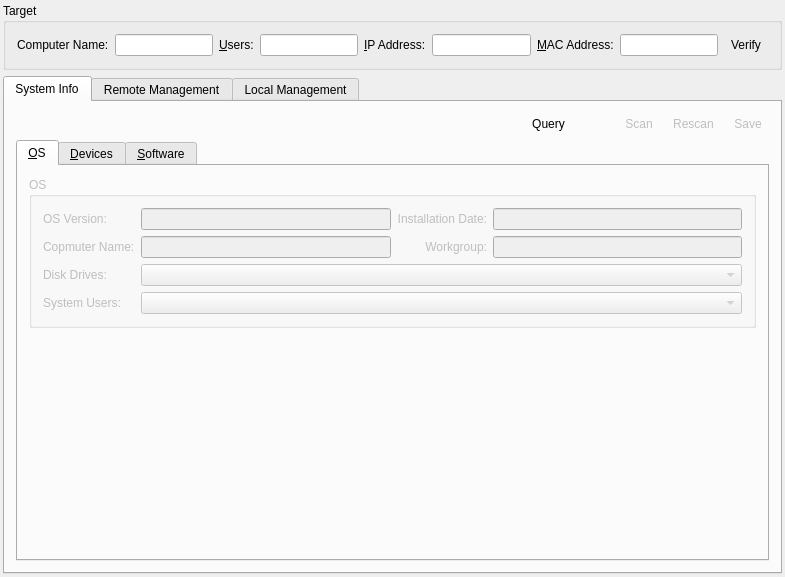
<?xml version="1.0" encoding="UTF-8"?>
<ui version="4.0">
 <class>SystemManagementWidgetClass</class>
 <widget class="QWidget" name="SystemManagementWidgetClass">
  <property name="geometry">
   <rect>
    <x>0</x>
    <y>0</y>
    <width>785</width>
    <height>536</height>
   </rect>
  </property>
  <property name="sizePolicy">
   <sizepolicy hsizetype="Expanding" vsizetype="Expanding">
    <horstretch>0</horstretch>
    <verstretch>0</verstretch>
   </sizepolicy>
  </property>
  <property name="windowTitle">
   <string>System Management</string>
  </property>
  <layout class="QGridLayout" name="gridLayout_4">
   <property name="margin">
    <number>3</number>
   </property>
   <item row="0" column="0">
    <widget class="QGroupBox" name="groupBox">
     <property name="title">
      <string>Target</string>
     </property>
     <layout class="QGridLayout" name="gridLayout">
      <item row="0" column="0">
       <widget class="QLabel" name="labelComputerName">
        <property name="text">
         <string>Computer Name:</string>
        </property>
       </widget>
      </item>
      <item row="0" column="1">
       <widget class="QLineEdit" name="lineEditComputerName">
        <property name="readOnly">
         <bool>true</bool>
        </property>
       </widget>
      </item>
      <item row="0" column="2">
       <widget class="QLabel" name="labelUsers">
        <property name="text">
         <string>&amp;Users:</string>
        </property>
        <property name="buddy">
         <cstring>lineEditUsers</cstring>
        </property>
       </widget>
      </item>
      <item row="0" column="3">
       <widget class="QLineEdit" name="lineEditUsers">
        <property name="readOnly">
         <bool>false</bool>
        </property>
       </widget>
      </item>
      <item row="0" column="8">
       <widget class="QToolButton" name="toolButtonVerify">
        <property name="toolTip">
         <string>Verify Client Info</string>
        </property>
        <property name="text">
         <string>Verify</string>
        </property>
        <property name="icon">
         <iconset resource="../controlcenter.qrc">
          <normaloff>:/icon/resources/images/connect.png</normaloff>:/icon/resources/images/connect.png</iconset>
        </property>
        <property name="autoRaise">
         <bool>true</bool>
        </property>
       </widget>
      </item>
      <item row="0" column="4">
       <widget class="QLabel" name="labelIPAddress">
        <property name="text">
         <string>&amp;IP Address:</string>
        </property>
        <property name="buddy">
         <cstring>lineEditIPAddress</cstring>
        </property>
       </widget>
      </item>
      <item row="0" column="5">
       <widget class="QLineEdit" name="lineEditIPAddress"/>
      </item>
      <item row="0" column="6">
       <widget class="QLabel" name="labelMACAddress">
        <property name="text">
         <string>&amp;MAC Address:</string>
        </property>
        <property name="buddy">
         <cstring>lineEditMACAddress</cstring>
        </property>
       </widget>
      </item>
      <item row="0" column="7">
       <widget class="QLineEdit" name="lineEditMACAddress"/>
      </item>
     </layout>
    </widget>
   </item>
   <item row="1" column="0">
    <widget class="QTabWidget" name="tabWidget">
     <property name="tabPosition">
      <enum>QTabWidget::North</enum>
     </property>
     <property name="currentIndex">
      <number>0</number>
     </property>
     <widget class="QWidget" name="tabSystemInfo">
      <attribute name="title">
       <string>System Info</string>
      </attribute>
      <layout class="QVBoxLayout" name="verticalLayout_4">
       <item>
        <layout class="QHBoxLayout" name="horizontalLayout_2">
         <item>
          <widget class="QLabel" name="labelReportCreationTime">
           <property name="sizePolicy">
            <sizepolicy hsizetype="Expanding" vsizetype="Preferred">
             <horstretch>0</horstretch>
             <verstretch>0</verstretch>
            </sizepolicy>
           </property>
          </widget>
         </item>
         <item>
          <spacer name="horizontalSpacer">
           <property name="orientation">
            <enum>Qt::Horizontal</enum>
           </property>
           <property name="sizeHint" stdset="0">
            <size>
             <width>40</width>
             <height>20</height>
            </size>
           </property>
          </spacer>
         </item>
         <item>
          <widget class="QToolButton" name="toolButtonQuerySystemInfo">
           <property name="text">
            <string>Query</string>
           </property>
           <property name="icon">
            <iconset resource="../controlcenter.qrc">
             <normaloff>:/icon/resources/images/querydatabase.png</normaloff>:/icon/resources/images/querydatabase.png</iconset>
           </property>
           <property name="autoRaise">
            <bool>true</bool>
           </property>
          </widget>
         </item>
         <item>
          <spacer name="horizontalSpacer_2">
           <property name="orientation">
            <enum>Qt::Horizontal</enum>
           </property>
           <property name="sizeType">
            <enum>QSizePolicy::Preferred</enum>
           </property>
           <property name="sizeHint" stdset="0">
            <size>
             <width>40</width>
             <height>20</height>
            </size>
           </property>
          </spacer>
         </item>
         <item>
          <widget class="QToolButton" name="toolButtonRequestSystemInfo">
           <property name="enabled">
            <bool>false</bool>
           </property>
           <property name="toolTip">
            <string>Get System Information</string>
           </property>
           <property name="statusTip">
            <string>Get System Information</string>
           </property>
           <property name="text">
            <string>Scan</string>
           </property>
           <property name="icon">
            <iconset resource="../controlcenter.qrc">
             <normaloff>:/icon/resources/images/scansystem.png</normaloff>:/icon/resources/images/scansystem.png</iconset>
           </property>
           <property name="autoRaise">
            <bool>true</bool>
           </property>
          </widget>
         </item>
         <item>
          <widget class="QToolButton" name="toolButtonRescanSystemInfo">
           <property name="enabled">
            <bool>false</bool>
           </property>
           <property name="toolTip">
            <string>Rescan System</string>
           </property>
           <property name="statusTip">
            <string>Rescan System</string>
           </property>
           <property name="text">
            <string>Rescan</string>
           </property>
           <property name="icon">
            <iconset resource="../controlcenter.qrc">
             <normaloff>:/icon/resources/images/rescan.png</normaloff>:/icon/resources/images/rescan.png</iconset>
           </property>
           <property name="autoRaise">
            <bool>true</bool>
           </property>
          </widget>
         </item>
         <item>
          <widget class="QToolButton" name="toolButtonSaveAs">
           <property name="enabled">
            <bool>false</bool>
           </property>
           <property name="toolTip">
            <string>Save System Information</string>
           </property>
           <property name="statusTip">
            <string>Save System Information</string>
           </property>
           <property name="text">
            <string>Save</string>
           </property>
           <property name="icon">
            <iconset resource="../controlcenter.qrc">
             <normaloff>:/icon/resources/images/backup.png</normaloff>:/icon/resources/images/backup.png</iconset>
           </property>
           <property name="autoRaise">
            <bool>true</bool>
           </property>
          </widget>
         </item>
        </layout>
       </item>
       <item>
        <widget class="QTabWidget" name="tabWidgetSystemInfo">
         <property name="tabPosition">
          <enum>QTabWidget::North</enum>
         </property>
         <property name="tabShape">
          <enum>QTabWidget::Rounded</enum>
         </property>
         <property name="currentIndex">
          <number>0</number>
         </property>
         <widget class="QWidget" name="tabOS">
          <attribute name="title">
           <string>&amp;OS</string>
          </attribute>
          <layout class="QVBoxLayout" name="verticalLayout">
           <item>
            <widget class="QGroupBox" name="osGroupBox">
             <property name="enabled">
              <bool>false</bool>
             </property>
             <property name="sizePolicy">
              <sizepolicy hsizetype="Expanding" vsizetype="Preferred">
               <horstretch>0</horstretch>
               <verstretch>0</verstretch>
              </sizepolicy>
             </property>
             <property name="title">
              <string>OS</string>
             </property>
             <layout class="QGridLayout" name="gridLayout_7">
              <property name="sizeConstraint">
               <enum>QLayout::SetDefaultConstraint</enum>
              </property>
              <item row="0" column="0">
               <widget class="QLabel" name="label_2">
                <property name="text">
                 <string>OS Version:</string>
                </property>
               </widget>
              </item>
              <item row="0" column="1">
               <widget class="QLineEdit" name="osVersionLineEdit">
                <property name="readOnly">
                 <bool>true</bool>
                </property>
               </widget>
              </item>
              <item row="1" column="0">
               <widget class="QLabel" name="label_6">
                <property name="text">
                 <string>Copmuter Name:</string>
                </property>
               </widget>
              </item>
              <item row="1" column="1">
               <widget class="QLineEdit" name="computerNameLineEdit">
                <property name="readOnly">
                 <bool>true</bool>
                </property>
               </widget>
              </item>
              <item row="1" column="2">
               <widget class="QLabel" name="workgroupLabel">
                <property name="text">
                 <string>Workgroup:</string>
                </property>
                <property name="alignment">
                 <set>Qt::AlignRight|Qt::AlignTrailing|Qt::AlignVCenter</set>
                </property>
               </widget>
              </item>
              <item row="0" column="2">
               <widget class="QLabel" name="installDatelabel">
                <property name="text">
                 <string>Installation Date:</string>
                </property>
                <property name="alignment">
                 <set>Qt::AlignRight|Qt::AlignTrailing|Qt::AlignVCenter</set>
                </property>
               </widget>
              </item>
              <item row="0" column="3">
               <widget class="QLineEdit" name="installationDateLineEdit">
                <property name="readOnly">
                 <bool>true</bool>
                </property>
               </widget>
              </item>
              <item row="1" column="3">
               <widget class="QLineEdit" name="workgroupLineEdit">
                <property name="readOnly">
                 <bool>true</bool>
                </property>
               </widget>
              </item>
              <item row="3" column="0">
               <widget class="QLabel" name="labelSystemUsers">
                <property name="text">
                 <string>System Users:</string>
                </property>
               </widget>
              </item>
              <item row="3" column="1" colspan="3">
               <widget class="QComboBox" name="comboBoxSystemUsers"/>
              </item>
              <item row="2" column="1" colspan="3">
               <widget class="QComboBox" name="logicalDrivesComboBox">
                <property name="sizePolicy">
                 <sizepolicy hsizetype="Expanding" vsizetype="Fixed">
                  <horstretch>0</horstretch>
                  <verstretch>0</verstretch>
                 </sizepolicy>
                </property>
               </widget>
              </item>
              <item row="2" column="0">
               <widget class="QLabel" name="logicalDrivesLabel">
                <property name="text">
                 <string>Disk Drives:</string>
                </property>
               </widget>
              </item>
             </layout>
            </widget>
           </item>
           <item>
            <spacer name="verticalSpacer_2">
             <property name="orientation">
              <enum>Qt::Vertical</enum>
             </property>
             <property name="sizeHint" stdset="0">
              <size>
               <width>20</width>
               <height>217</height>
              </size>
             </property>
            </spacer>
           </item>
          </layout>
         </widget>
         <widget class="QWidget" name="tabDevices">
          <attribute name="title">
           <string>&amp;Devices</string>
          </attribute>
          <layout class="QVBoxLayout" name="verticalLayout_2">
           <item>
            <widget class="QGroupBox" name="devicesInfoGroupBox">
             <property name="enabled">
              <bool>false</bool>
             </property>
             <property name="sizePolicy">
              <sizepolicy hsizetype="Expanding" vsizetype="Preferred">
               <horstretch>0</horstretch>
               <verstretch>0</verstretch>
              </sizepolicy>
             </property>
             <property name="minimumSize">
              <size>
               <width>0</width>
               <height>0</height>
              </size>
             </property>
             <property name="title">
              <string>Devices</string>
             </property>
             <layout class="QGridLayout" name="gridLayout_13" rowstretch="0,0,0,0,0,0,0,0,0,0,0,0,0" columnstretch="0,0,0,0">
              <property name="sizeConstraint">
               <enum>QLayout::SetDefaultConstraint</enum>
              </property>
              <item row="1" column="1" colspan="3">
               <widget class="QLineEdit" name="motherboardLineEdit">
                <property name="readOnly">
                 <bool>true</bool>
                </property>
               </widget>
              </item>
              <item row="5" column="0">
               <widget class="QLabel" name="videoCardLabel">
                <property name="text">
                 <string>Video Card:</string>
                </property>
               </widget>
              </item>
              <item row="5" column="1" colspan="3">
               <widget class="QLineEdit" name="videoCardLineEdit">
                <property name="readOnly">
                 <bool>true</bool>
                </property>
               </widget>
              </item>
              <item row="9" column="1" colspan="3">
               <widget class="QLineEdit" name="adapter1NameLineEdit">
                <property name="readOnly">
                 <bool>true</bool>
                </property>
               </widget>
              </item>
              <item row="10" column="0">
               <widget class="QLabel" name="macAddresslabel_3">
                <property name="text">
                 <string>MAC Address:</string>
                </property>
               </widget>
              </item>
              <item row="10" column="1">
               <widget class="QLineEdit" name="adapter1HDAddressLineEdit">
                <property name="readOnly">
                 <bool>true</bool>
                </property>
               </widget>
              </item>
              <item row="8" column="1" colspan="3">
               <widget class="Line" name="line_5">
                <property name="orientation">
                 <enum>Qt::Horizontal</enum>
                </property>
               </widget>
              </item>
              <item row="0" column="0">
               <widget class="QLabel" name="cpuInfoLabel">
                <property name="text">
                 <string>CPU:</string>
                </property>
               </widget>
              </item>
              <item row="0" column="1" colspan="3">
               <widget class="QLineEdit" name="cpuLineEdit">
                <property name="readOnly">
                 <bool>true</bool>
                </property>
               </widget>
              </item>
              <item row="10" column="2">
               <widget class="QLabel" name="ipAddresslabel_3">
                <property name="text">
                 <string>IP Address:</string>
                </property>
                <property name="alignment">
                 <set>Qt::AlignRight|Qt::AlignTrailing|Qt::AlignVCenter</set>
                </property>
               </widget>
              </item>
              <item row="10" column="3">
               <widget class="QLineEdit" name="adapter1IPAddressLineEdit">
                <property name="minimumSize">
                 <size>
                  <width>210</width>
                  <height>0</height>
                 </size>
                </property>
                <property name="readOnly">
                 <bool>true</bool>
                </property>
               </widget>
              </item>
              <item row="11" column="1" colspan="3">
               <widget class="QLineEdit" name="adapter2NameLineEdit">
                <property name="readOnly">
                 <bool>true</bool>
                </property>
               </widget>
              </item>
              <item row="12" column="0">
               <widget class="QLabel" name="macAddresslabel_4">
                <property name="text">
                 <string>MAC Address:</string>
                </property>
               </widget>
              </item>
              <item row="12" column="1">
               <widget class="QLineEdit" name="adapter2HDAddressLineEdit">
                <property name="readOnly">
                 <bool>true</bool>
                </property>
               </widget>
              </item>
              <item row="12" column="2">
               <widget class="QLabel" name="ipAddresslabel_4">
                <property name="text">
                 <string>IP Address:</string>
                </property>
                <property name="alignment">
                 <set>Qt::AlignRight|Qt::AlignTrailing|Qt::AlignVCenter</set>
                </property>
               </widget>
              </item>
              <item row="12" column="3">
               <widget class="QLineEdit" name="adapter2IPAddressLineEdit">
                <property name="readOnly">
                 <bool>true</bool>
                </property>
               </widget>
              </item>
              <item row="9" column="0">
               <widget class="QLabel" name="adapter1Label">
                <property name="text">
                 <string>Adapter 1:</string>
                </property>
               </widget>
              </item>
              <item row="11" column="0">
               <widget class="QLabel" name="networkAdapter2Label">
                <property name="text">
                 <string>Adapter 2:</string>
                </property>
               </widget>
              </item>
              <item row="8" column="0">
               <widget class="QLabel" name="networkLabel">
                <property name="text">
                 <string>Network Info:</string>
                </property>
               </widget>
              </item>
              <item row="1" column="0">
               <widget class="QLabel" name="motherboardLabel">
                <property name="text">
                 <string>Motherboard:</string>
                </property>
               </widget>
              </item>
              <item row="3" column="0">
               <widget class="QLabel" name="chipsetLabel">
                <property name="text">
                 <string>Chipset:</string>
                </property>
               </widget>
              </item>
              <item row="3" column="1">
               <widget class="QLineEdit" name="chipsetLineEdit">
                <property name="readOnly">
                 <bool>true</bool>
                </property>
               </widget>
              </item>
              <item row="3" column="2">
               <widget class="QLabel" name="memoryInfoLabel">
                <property name="text">
                 <string>Memory:</string>
                </property>
                <property name="alignment">
                 <set>Qt::AlignRight|Qt::AlignTrailing|Qt::AlignVCenter</set>
                </property>
               </widget>
              </item>
              <item row="3" column="3">
               <widget class="QLineEdit" name="memoryLineEdit">
                <property name="readOnly">
                 <bool>true</bool>
                </property>
               </widget>
              </item>
              <item row="7" column="0">
               <widget class="QLabel" name="audioCardLabel">
                <property name="text">
                 <string>Audio Card:</string>
                </property>
               </widget>
              </item>
              <item row="7" column="1" colspan="3">
               <widget class="QLineEdit" name="audioLineEdit">
                <property name="readOnly">
                 <bool>true</bool>
                </property>
               </widget>
              </item>
              <item row="6" column="0">
               <widget class="QLabel" name="monitorLabel">
                <property name="text">
                 <string>Monitor:</string>
                </property>
               </widget>
              </item>
              <item row="6" column="1" colspan="3">
               <widget class="QLineEdit" name="monitorLineEdit">
                <property name="readOnly">
                 <bool>true</bool>
                </property>
               </widget>
              </item>
              <item row="2" column="0">
               <widget class="QLabel" name="dmiUUIDLabel">
                <property name="text">
                 <string>DMI UUID:</string>
                </property>
               </widget>
              </item>
              <item row="2" column="1" colspan="3">
               <widget class="QLineEdit" name="dmiUUIDLineEdit">
                <property name="readOnly">
                 <bool>true</bool>
                </property>
               </widget>
              </item>
             </layout>
            </widget>
           </item>
           <item>
            <spacer name="verticalSpacer_3">
             <property name="orientation">
              <enum>Qt::Vertical</enum>
             </property>
             <property name="sizeHint" stdset="0">
              <size>
               <width>20</width>
               <height>40</height>
              </size>
             </property>
            </spacer>
           </item>
          </layout>
         </widget>
         <widget class="QWidget" name="tabSoftware">
          <attribute name="title">
           <string>&amp;Software</string>
          </attribute>
          <layout class="QVBoxLayout" name="verticalLayout_3">
           <item>
            <widget class="QTableWidget" name="tableWidgetSoftware">
             <property name="selectionMode">
              <enum>QAbstractItemView::SingleSelection</enum>
             </property>
             <property name="selectionBehavior">
              <enum>QAbstractItemView::SelectRows</enum>
             </property>
             <attribute name="horizontalHeaderVisible">
              <bool>false</bool>
             </attribute>
             <attribute name="horizontalHeaderStretchLastSection">
              <bool>true</bool>
             </attribute>
             <attribute name="horizontalHeaderStretchLastSection">
              <bool>true</bool>
             </attribute>
             <attribute name="horizontalHeaderVisible">
              <bool>false</bool>
             </attribute>
             <column>
              <property name="text">
               <string>Name</string>
              </property>
             </column>
             <column>
              <property name="text">
               <string>Version</string>
              </property>
             </column>
             <column>
              <property name="text">
               <string>Size</string>
              </property>
             </column>
             <column>
              <property name="text">
               <string>Date</string>
              </property>
             </column>
             <column>
              <property name="text">
               <string>Publisher</string>
              </property>
             </column>
            </widget>
           </item>
          </layout>
         </widget>
        </widget>
       </item>
      </layout>
     </widget>
     <widget class="QWidget" name="tabRemoteManagement">
      <attribute name="title">
       <string>Remote Management</string>
      </attribute>
      <layout class="QGridLayout" name="gridLayout_6">
       <item row="0" column="0">
        <widget class="QGroupBox" name="groupBoxSettings">
         <property name="title">
          <string>Settings</string>
         </property>
         <layout class="QGridLayout" name="gridLayout_3">
          <item row="0" column="1">
           <widget class="QPushButton" name="pushButtonPrograms">
            <property name="text">
             <string>Programs</string>
            </property>
           </widget>
          </item>
          <item row="0" column="2">
           <widget class="QPushButton" name="pushButtonShowAdmin">
            <property name="text">
             <string>Show Admin</string>
            </property>
           </widget>
          </item>
          <item row="0" column="0">
           <widget class="QPushButton" name="pushButtonUSBSD">
            <property name="text">
             <string>USB SD</string>
            </property>
           </widget>
          </item>
          <item row="0" column="3">
           <widget class="QPushButton" name="pushButtonAdminsManagement">
            <property name="text">
             <string>administrators</string>
            </property>
           </widget>
          </item>
          <item row="0" column="4">
           <widget class="QPushButton" name="pushButtonRemoteAssistance">
            <property name="enabled">
             <bool>false</bool>
            </property>
            <property name="toolTip">
             <string>Remote Assistance via VNC</string>
            </property>
            <property name="statusTip">
             <string>Remote Assistance via VNC</string>
            </property>
            <property name="text">
             <string>Remote Assistance</string>
            </property>
           </widget>
          </item>
         </layout>
        </widget>
       </item>
       <item row="1" column="0">
        <widget class="QGroupBox" name="groupBoxRemoteConsole">
         <property name="enabled">
          <bool>true</bool>
         </property>
         <property name="sizePolicy">
          <sizepolicy hsizetype="Expanding" vsizetype="Expanding">
           <horstretch>0</horstretch>
           <verstretch>0</verstretch>
          </sizepolicy>
         </property>
         <property name="title">
          <string>Remote Console</string>
         </property>
         <property name="checkable">
          <bool>false</bool>
         </property>
         <property name="checked">
          <bool>false</bool>
         </property>
         <layout class="QGridLayout" name="gridLayout_9">
          <item row="0" column="0">
           <layout class="QHBoxLayout" name="horizontalLayoutRemoteApplication">
            <item>
             <widget class="QLabel" name="label">
              <property name="text">
               <string>Remote &amp;Application:</string>
              </property>
              <property name="buddy">
               <cstring>comboBoxRemoteApplicationPath</cstring>
              </property>
             </widget>
            </item>
            <item>
             <widget class="QComboBox" name="comboBoxRemoteApplicationPath">
              <property name="sizePolicy">
               <sizepolicy hsizetype="Expanding" vsizetype="Fixed">
                <horstretch>0</horstretch>
                <verstretch>0</verstretch>
               </sizepolicy>
              </property>
              <property name="toolTip">
               <string>Application to run on the remote computer</string>
              </property>
              <property name="statusTip">
               <string>Application to run on the remote computer</string>
              </property>
              <property name="editable">
               <bool>true</bool>
              </property>
              <item>
               <property name="text">
                <string notr="true">CMD.EXE</string>
               </property>
              </item>
             </widget>
            </item>
            <item>
             <widget class="QToolButton" name="toolButtonRunRemoteApplication">
              <property name="toolTip">
               <string>Run the application on the remote computer</string>
              </property>
              <property name="statusTip">
               <string>Run the application on the remote computer</string>
              </property>
              <property name="text">
               <string>&amp;Run</string>
              </property>
              <property name="icon">
               <iconset resource="../controlcenter.qrc">
                <normaloff>:/icon/resources/images/start.png</normaloff>:/icon/resources/images/start.png</iconset>
              </property>
              <property name="autoRaise">
               <bool>true</bool>
              </property>
             </widget>
            </item>
           </layout>
          </item>
          <item row="1" column="0">
           <widget class="QTextBrowser" name="textBrowserRemoteApplicationOutput">
            <property name="font">
             <font>
              <pointsize>10</pointsize>
             </font>
            </property>
            <property name="openExternalLinks">
             <bool>true</bool>
            </property>
           </widget>
          </item>
          <item row="2" column="0">
           <layout class="QHBoxLayout" name="horizontalLayoutCommand">
            <item>
             <widget class="QLabel" name="label_3">
              <property name="font">
               <font>
                <weight>75</weight>
                <bold>true</bold>
               </font>
              </property>
              <property name="text">
               <string notr="true">&lt;span style=&quot; font-weight:600; color:#ff0000;&quot;&gt;$&amp;gt;&lt;/span&gt;</string>
              </property>
             </widget>
            </item>
            <item>
             <widget class="QComboBox" name="comboBoxCommand">
              <property name="sizePolicy">
               <sizepolicy hsizetype="Expanding" vsizetype="Fixed">
                <horstretch>0</horstretch>
                <verstretch>0</verstretch>
               </sizepolicy>
              </property>
              <property name="toolTip">
               <string>Command</string>
              </property>
              <property name="statusTip">
               <string>Command</string>
              </property>
              <property name="editable">
               <bool>true</bool>
              </property>
             </widget>
            </item>
            <item>
             <widget class="QToolButton" name="toolButtonSendCommand">
              <property name="enabled">
               <bool>false</bool>
              </property>
              <property name="toolTip">
               <string>Send command to the remote application</string>
              </property>
              <property name="statusTip">
               <string>Send command to the remote application</string>
              </property>
              <property name="text">
               <string>&amp;Send</string>
              </property>
              <property name="shortcut">
               <string>Ctrl+Return</string>
              </property>
             </widget>
            </item>
           </layout>
          </item>
         </layout>
        </widget>
       </item>
      </layout>
     </widget>
     <widget class="QWidget" name="tabLocalManagement">
      <attribute name="title">
       <string>Local Management</string>
      </attribute>
      <layout class="QGridLayout" name="gridLayout_5">
       <item row="0" column="0">
        <widget class="QGroupBox" name="groupBoxAdministrationTools">
         <property name="title">
          <string>Local Administration Tools</string>
         </property>
         <layout class="QGridLayout" name="gridLayout_2">
          <item row="0" column="0">
           <widget class="QPushButton" name="pushButtonMMC">
            <property name="text">
             <string>MMC</string>
            </property>
           </widget>
          </item>
          <item row="0" column="1">
           <widget class="QPushButton" name="pushButtonCMD">
            <property name="text">
             <string>CMD</string>
            </property>
           </widget>
          </item>
          <item row="0" column="3">
           <widget class="QPushButton" name="pushButtonRegedit">
            <property name="text">
             <string>Regedit</string>
            </property>
           </widget>
          </item>
          <item row="0" column="4">
           <widget class="QPushButton" name="pushButtonOtherEXE">
            <property name="text">
             <string>Other</string>
            </property>
           </widget>
          </item>
         </layout>
        </widget>
       </item>
       <item row="1" column="0">
        <spacer name="verticalSpacer">
         <property name="orientation">
          <enum>Qt::Vertical</enum>
         </property>
         <property name="sizeHint" stdset="0">
          <size>
           <width>20</width>
           <height>232</height>
          </size>
         </property>
        </spacer>
       </item>
      </layout>
     </widget>
    </widget>
   </item>
  </layout>
  <action name="actionAddAdmin">
   <property name="text">
    <string>Add Admin</string>
   </property>
   <property name="toolTip">
    <string>Add user to local admin group</string>
   </property>
  </action>
  <action name="actionDeleteAdmin">
   <property name="text">
    <string>Delete Admin</string>
   </property>
   <property name="toolTip">
    <string>Delete user from local admin group</string>
   </property>
  </action>
 </widget>
 <layoutdefault spacing="6" margin="11"/>
 <tabstops>
  <tabstop>lineEditComputerName</tabstop>
  <tabstop>lineEditUsers</tabstop>
  <tabstop>lineEditIPAddress</tabstop>
  <tabstop>lineEditMACAddress</tabstop>
  <tabstop>toolButtonVerify</tabstop>
  <tabstop>tabWidget</tabstop>
  <tabstop>toolButtonRequestSystemInfo</tabstop>
  <tabstop>toolButtonRescanSystemInfo</tabstop>
  <tabstop>toolButtonSaveAs</tabstop>
  <tabstop>osVersionLineEdit</tabstop>
  <tabstop>installationDateLineEdit</tabstop>
  <tabstop>computerNameLineEdit</tabstop>
  <tabstop>workgroupLineEdit</tabstop>
  <tabstop>logicalDrivesComboBox</tabstop>
  <tabstop>comboBoxSystemUsers</tabstop>
  <tabstop>cpuLineEdit</tabstop>
  <tabstop>motherboardLineEdit</tabstop>
  <tabstop>dmiUUIDLineEdit</tabstop>
  <tabstop>chipsetLineEdit</tabstop>
  <tabstop>memoryLineEdit</tabstop>
  <tabstop>videoCardLineEdit</tabstop>
  <tabstop>monitorLineEdit</tabstop>
  <tabstop>audioLineEdit</tabstop>
  <tabstop>adapter1NameLineEdit</tabstop>
  <tabstop>adapter1HDAddressLineEdit</tabstop>
  <tabstop>adapter1IPAddressLineEdit</tabstop>
  <tabstop>adapter2NameLineEdit</tabstop>
  <tabstop>adapter2HDAddressLineEdit</tabstop>
  <tabstop>adapter2IPAddressLineEdit</tabstop>
  <tabstop>pushButtonUSBSD</tabstop>
  <tabstop>pushButtonPrograms</tabstop>
  <tabstop>pushButtonShowAdmin</tabstop>
  <tabstop>pushButtonAdminsManagement</tabstop>
  <tabstop>pushButtonMMC</tabstop>
  <tabstop>pushButtonCMD</tabstop>
  <tabstop>pushButtonRegedit</tabstop>
  <tabstop>pushButtonOtherEXE</tabstop>
 </tabstops>
 <resources>
  <include location="../controlcenter.qrc"/>
 </resources>
 <connections/>
</ui>
